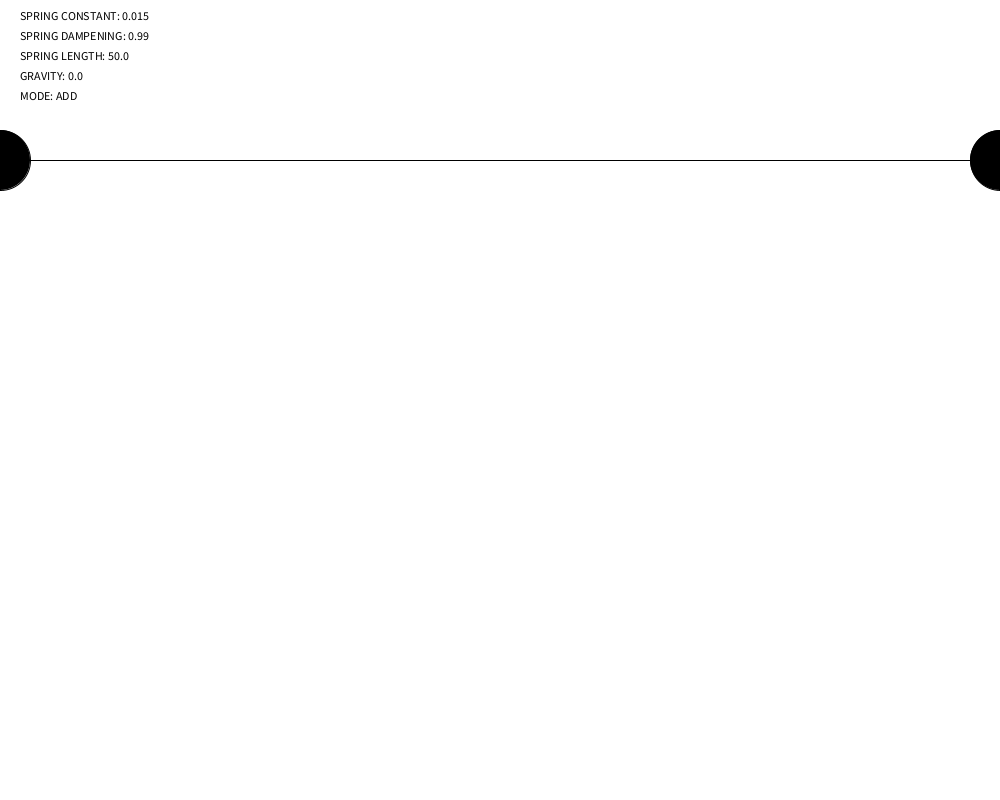
Frame 1 (no input)
Frame 60 (the mouse pressed at the canvas centre just before this capture): identical to frame 1, image omitted
Frame 120 (the mouse held since frame 60 and released just before this capture): identical to frame 1, image omitted

The Processing sketch that drew this single still picture (run headless with seeded random() and noise(); from frame 60 on, the mouse is pressed at the canvas centre):

// Processing sketch: OrbChain
// ── OrbChain.pde
static int SPRING = 2;
static int MODE = SPRING;

static float SPRING_LENGTH = 50;
static float SPRING_DAMPEN = 0.990;
static float SPRING_CONSTANT = 0.015;

static float GRAVITY = 0;

final static int ADDMODE = 0;
final static int INSERTMODE = 1;
final static int DELETEMODE = 2;
final static String[] modes = {"ADD", "INSERT", "DELETE"};
static int CLICKMODE = 0;

OrbList orbs;
void setup() {
  size(1000, 800);
  orbs = new OrbList();
}
void mouseClicked() {
  switch (CLICKMODE) {
    case ADDMODE:
      orbs.add(new OrbNode(mouseX,mouseY,0,0,30));
      break;
    case INSERTMODE:
      orbs.add(mouseX, new OrbNode(mouseX, mouseY, 0, 0, 30));
      break;
    case DELETEMODE:
      orbs.delete(orbs.getNodeAt(mouseX, mouseY));
  }
}
void draw() {
  background(255);
  orbs.processAll();
  orbs.display();
  
  //text
  fill(0);
  text("SPRING CONSTANT: " + SPRING_CONSTANT, 20, 20);
  text("SPRING DAMPENING: " + SPRING_DAMPEN, 20, 40);
  text("SPRING LENGTH: " + SPRING_LENGTH, 20, 60);
  text("GRAVITY: " + GRAVITY, 20, 80);
  text("MODE: " + modes[CLICKMODE], 20, 100);
}

void keyPressed() {
  switch (key) {
    case '1':
      //increase spring constant
      SPRING_CONSTANT += 0.005f;
      break;
    case '2':
      //decrease spring constant
      SPRING_CONSTANT -= 0.005f;
      break;
    case '3':
      //increase spring dampen
      SPRING_DAMPEN += 0.005f;
      break;
    case '4':
      //decrease spring dampen
      SPRING_DAMPEN -= 0.005f;
      break;
    case '5':
      //increase spring length
      SPRING_LENGTH += 1;
      break;
    case '6':
      //decrease spring length
      SPRING_LENGTH -= 1;
      break;
    case '7':
      //increase gravity
      GRAVITY += 0.05f;
      break;
    case '8':
      //decrease gravity
      GRAVITY -= 0.05f;
      break;
    case ' ':
      if (++CLICKMODE >= modes.length) CLICKMODE = 0;
    default:
      switch (keyCode) {

      }
  }
}

// ── OrbList.pde
public class OrbList {
  OrbNode first, last;

  //create a fixed orb
  OrbList() {
    first = new FixedOrbNode(0, height/5);
    last = new FixedOrbNode(width, height/5);
    //link them to eachother
    first.next = last;
    last.prev = first;
  }

  /**
  *complete this method
  */
  void add(OrbNode orb){
    //insert orb at the end of the list before the last node.
    OrbNode current = last.prev;
    current.next = orb;
    last.prev = orb;
    
    orb.prev = current;
    orb.next = last;
  }

  /**
  *complete this method
  *process all nodes by running move.
  */
  void processAll() {
    OrbNode current = first;
    //advance current to next until it is null, move() each of the nodes
    while (current != null) {
      current.move();
      current = current.next;
    }
  }
  /**
  *complete this method
  *Display all nodes by running their display().
  */
  void display() {
    OrbNode current = first;
    //advance current to next until it is null, display() each of the nodes
    while (current != null) {
      current.display();
      current = current.next;
    }
  }
  
  OrbNode getNodeAt(int x, int y) {
    OrbNode current = first;
    while (current != null) {
      if (dist(x, y, current.x, current.y) <= current.radius) {
        return current;
      }
      current = current.next;
    }

    return null; //matching orb not found
  }
  
  boolean delete(OrbNode target) {
    if (target == null) {
      return false;
    }
    
    OrbNode current = first;
    while (current != null) {
      if (current == target) { //equivalence check is fine since we are comparing mem address
        OrbNode before = current.prev;
        OrbNode after = current.next;
        
        if (before != null) {before.next = after;}
        if (after != null) {after.prev = before;}
        
        return true; //removed successfully
      }
      current = current.next;
    }
    return false; //removed unsuccessfully
  }
  
  void add(int xcor, OrbNode addition) {
    for (OrbNode current = first; current != null; current = current.next) {
      if (current.x > xcor) {
        if (current.prev != null) {current.prev.next = addition;}
        addition.prev = current.prev;
        addition.next = current;
        current.prev = addition;
        return;
      }
    }
  }
}

// ── OrbNode.pde
public class OrbNode {
  float x, y;
  float dx, dy;
  float radius;
  color c;
  OrbNode next, prev;
  public OrbNode() {  }
  public OrbNode(float x_, float y_) {
    this(x_, y_, 0.0, 0.0, 50.0);
  }
  public OrbNode(float x_, float y_, float dx_, float dy_, float radius_ ) {
    x = x_;
    y = y_;
    dx = dx_;
    dy = dy_;
    radius = radius_;
    c = color(random(255), random(255), random(255), 200);
  }
  /**
  *complete this method
  */
  void display() {
    fill(c);
    ellipse(x, y, radius*2, radius*2);
    //If next or previous exist, draw lines to them! (aim for slightly off center)
    /*you write this part*/

    if (prev != null) {
      line(prev.x, prev.y, x, y);
    }
    
    if (next != null) {
      line(next.x, next.y, x, y);
    }
  }

  /**
  *complete this method
  */
  void move() {
    //have prev and next apply spring force to this node;
    /*you write this part*/

    if (prev != null) {
      prev.springAttract(this);
    }

    if (next != null) {
      next.springAttract(this);
    }

    //apply velocity to position
    x+=dx;
    y+=dy;
    //apply gravity
    dy+=GRAVITY;
  }

  void springAttract(OrbNode other) {
    float dist = dist(x, y, other.x, other.y) ;
    float force = (dist - SPRING_LENGTH) * SPRING_CONSTANT;
    float displacex = (x - other.x) ;
    float displacey = (y - other.y) ;
    other.dx += displacex * force / dist;
    other.dy += displacey * force / dist;
    other.dx*= SPRING_DAMPEN;
    other.dy*= SPRING_DAMPEN;
  }
}
//this COULD be a separate tab but is small enough
//that it doesn't matter for organizational purposes.
public class FixedOrbNode extends OrbNode{
  void move() {
  }
  FixedOrbNode(float x_, float y_) {
    x = x_;
    y = y_;
    radius = 30;
    c = color(0);
  }
}
